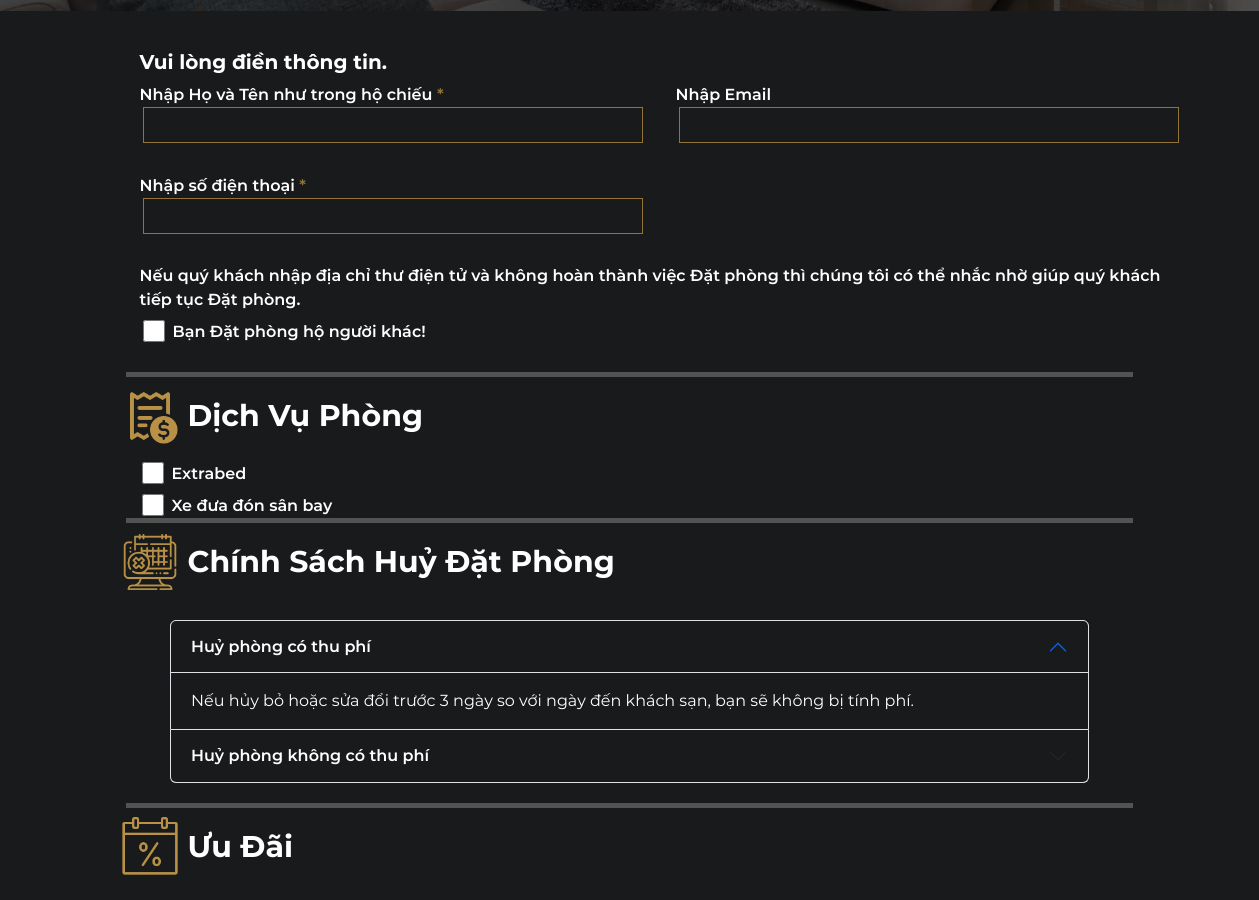
The app's page /logged/payddn.php (middle part), older data.
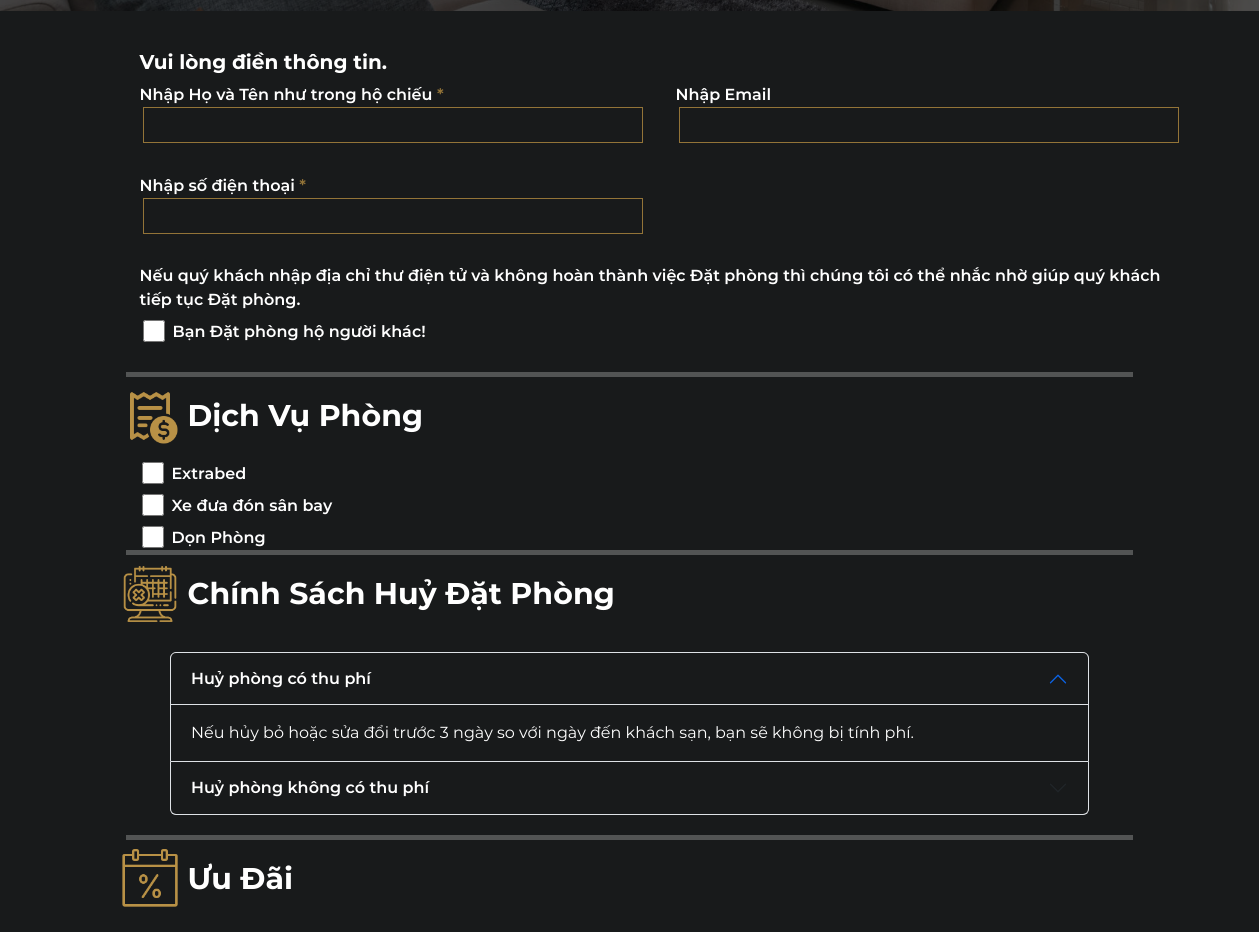
The same page, newer data.
### tables this page shows
CREATE TABLE `dichvu` (
  `MaDichVu` int(11) NOT NULL,
  `TenDichVu` varchar(50) NOT NULL,
  `DonGia` int(11) NOT NULL
);

### logged/payddn.php (the view, shortened to what the changed rows need)
<!DOCTYPE html>
<html lang="en">
<head>
    <link rel="stylesheet" href="../css/pay.css?v=<?php echo time(); ?>" type='text/css'>
    <link rel="stylesheet" href="https://cdnjs.cloudflare.com/ajax/libs/font-awesome/4.7.0/css/font-awesome.min.css">
    <link rel="stylesheet" href="../common/bootstrap-5.2.2-dist/css/bootstrap.min.css">
    <link rel="stylesheet" type="text/css" href="../common/slick/slick.css">
    <link rel="stylesheet" type="text/css" href="../common/slick/slick-theme.css">
    <link rel="stylesheet" href="../css/style.css">
</head>
<body>
    <?php
        include('header.php');
        include('../config.php');
    ?>
    <form action="payb2ddn.php?MaPhong=<?php echo $_GET['MaPhong'] ?>" method="POST">
        <section id="service">
            <div class="container">
                <?php
                $sql = "SELECT * From dichvu";
                $result = mysqli_query($con, $sql);
                $dichvus = array();
                if (mysqli_num_rows($result) > 0) {
                    while ($row = mysqli_fetch_array($result)) {
                        $dichvus[] = array('DonGia' => $row['DonGia'], 'TenDichVu' => $row['TenDichVu'], 'MaDichVu' => $row['MaDichVu']);
                    }
                }
                ?>
                <div class="dichvu">
                    <?php foreach ($dichvus as $key => $value) { ?>
                        <div class="d-flex mt-2">
                            <input type="checkbox" name="dichvu[]" id="dichvu" value="<?php echo $value['DonGia'] . '-' . $value['MaDichVu'] ?>" style="width: 22px;height: 22px;">
                            <label for="dichvu" id="tendv" class="ms-2"><?php echo $value['TenDichVu'] ?></label>
                        </div>
                    <?php
                    }
                    ?>
                </div>
            </div>
        </section>
        <section id="huyphong">
            <div class="phi">
                <div class="accordion" id="accordionPanelsStayOpenExample">
                    <div class="accordion-item">
                        <h2 class="accordion-header" id="panelsStayOpen-headingOne">
                            <button class="accordion-button" style="background-color: #181A1B; color: white; font-family: Montserrat-SemiBold;" type="button" data-bs-toggle="collapse" data-bs-target="#panelsStayOpen-collapseOne" aria-expanded="true" aria-controls="panelsStayOpen-collapseOne">
                                Huỷ phòng có thu phí
                            </button>
                        </h2>
                    </div>
                    <div class="accordion-item">
                        <h2 class="accordion-header" id="panelsStayOpen-headingTwo">
                            <button class="accordion-button collapsed" style="background-color: #181A1B; color: white;font-family: Montserrat-SemiBold;" type="button" data-bs-toggle="collapse" data-bs-target="#panelsStayOpen-collapseTwo" aria-expanded="false" aria-controls="panelsStayOpen-collapseTwo">
                                Huỷ phòng không có thu phí
                            </button>
                        </h2>
                    </div>
                </div>
            </div>
        </section>
    </form>
    <?php
    include('footer.php');
    ?>
</body>
</html>

Row changes from the older to the newer data that the page shows:
added dichvu: TenDichVu "Dọn Phòng"
